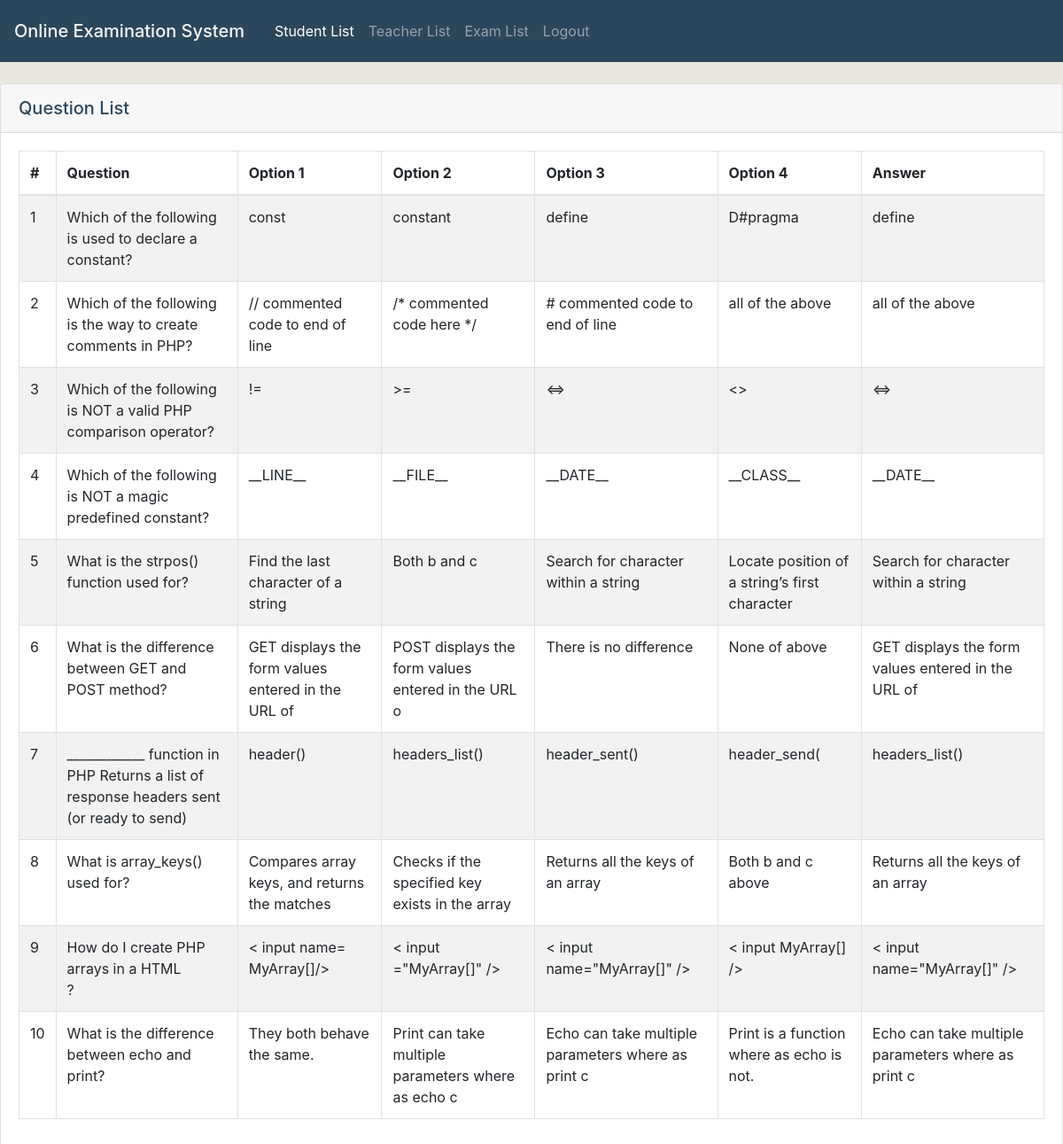
Before: /questionList.php?id=4 (signed in) with the older database file.
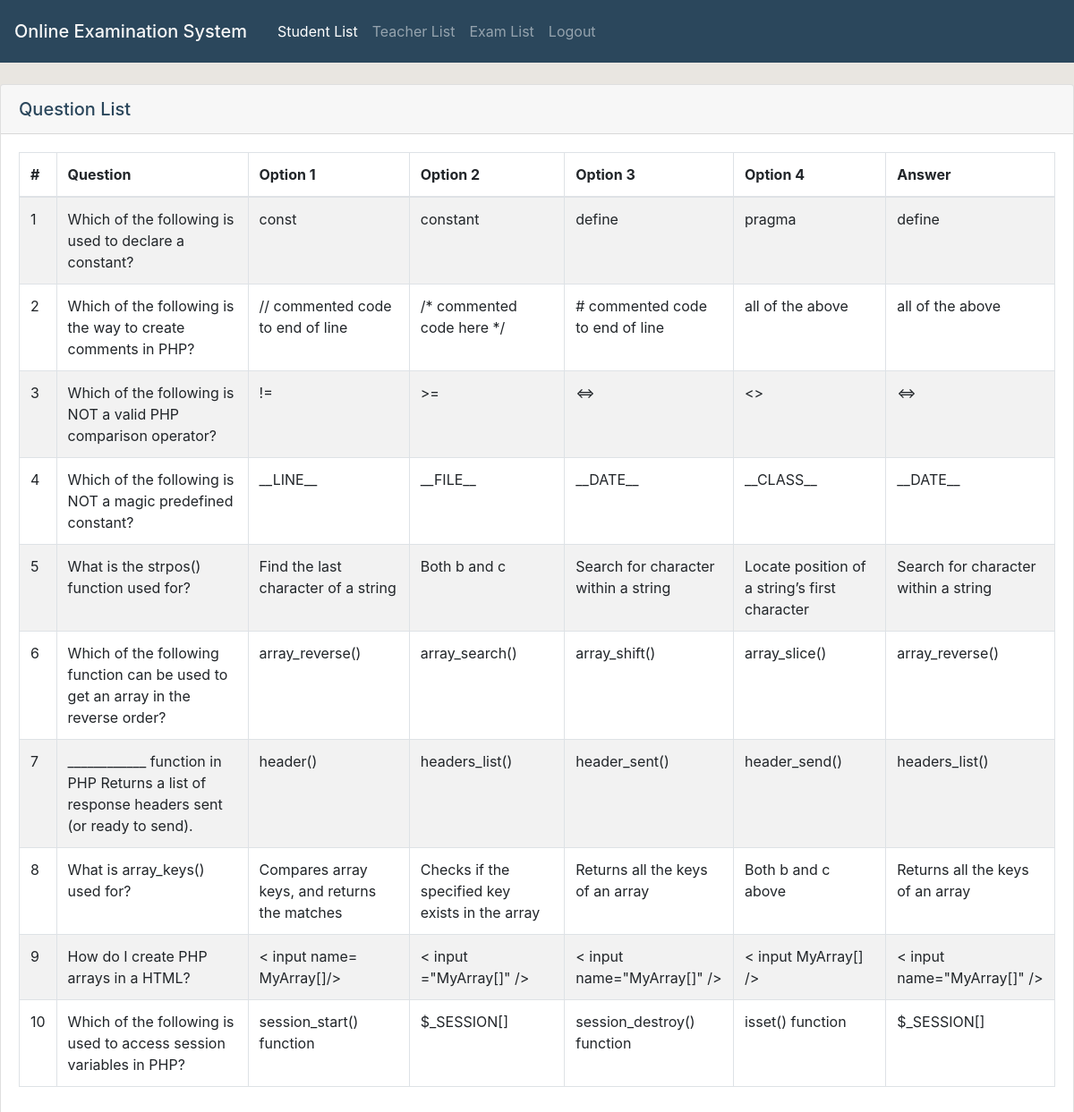
After: the same page with the newer database file.
### tables this page shows
CREATE TABLE IF NOT EXISTS `question` (
`questionID` int(11) NOT NULL,
  `examID` int(11) NOT NULL,
  `question` varchar(100) NOT NULL,
  `option1` varchar(50) NOT NULL,
  `option2` varchar(50) NOT NULL,
  `option3` varchar(50) NOT NULL,
  `option4` varchar(50) NOT NULL,
  `answer` varchar(50) NOT NULL
);

### questionList.php (the view, shortened to what this page needs)
<?php
    include "header.php";
    include "dbConnection.php";
    include "dataTable.php";
    $id = $_GET["id"];
?>
<br>
<div class="card">
    <div class="card-header" style="font-size: 20px; font-weight: 500;">
        Question List
    </div>
    <div class="card-body">
        <table class="table table-striped table-bordered" style="width: 100%;" id="question_table" cellspacing="0" width="100%">
            <thead>
                <tr>
                <th scope="col">#</th>
                <th scope="col">Question</th>
                <th scope="col">Option 1</th>
                <th scope="col">Option 2</th>
                <th scope="col">Option 3</th>
                <th scope="col">Option 4</th>
                <th scope="col">Answer</th>
                </tr>
            </thead>
            <tbody>
            <?php
                $questionQuery = mysqli_query($conn, "SELECT question, option1, option2,
                                            option3, option4, answer FROM question WHERE examID='$id'");
                $questionRow = mysqli_fetch_row($questionQuery);
                $i = 1;
                do {
                    echo "<tr><td>$i</td>";
                    echo "<td>{$questionRow[0]}</td>";
                    echo "<td>{$questionRow[1]}</td>";
                    echo "<td>{$questionRow[2]}</td>";
                    echo "<td>{$questionRow[3]}</td>";
                    echo "<td>{$questionRow[4]}</td>";
                    echo "<td>{$questionRow[5]}</td>";
                    $questionRow = mysqli_fetch_row($questionQuery);
                    $i++;
                } while ($questionRow);
            ?>
            </tbody>
        </table>
    </div>
</div>

### header.php (shortened to what this page needs)
<!DOCTYPE html>
<html>
<head>
    <link rel="stylesheet" href="https://cdn.jsdelivr.net/npm/bootstrap@4.6.0/dist/css/bootstrap.min.css">
    <link rel="stylesheet" href="css/header.css">
    <link rel="stylesheet" href="fonts/icomoon/style.css">
</head>
<body>
    <nav class="navbar navbar-expand-lg navbar-dark navbar-custom">
        <a class="navbar-brand" style="color: #F7F7F7; font-weight: 500;" href="adminHome.php">
            Online Examination System
        </a>
        <div class="collapse navbar-collapse" style="margin-left: 10px;" id="navbarNav">
          <ul class="navbar-nav">
            <?php
              if ($_SESSION["role"] == "admin") {
                echo "<li class='nav-item active'>";
                  echo "<a class='nav-link' href='adminHome.php?nav=studentList'>Student List<span class='sr-only'>(current)</span></a>";
                echo "</li>";
                echo "<li class='nav-item'>";
                  echo "<a class='nav-link' href='adminHome.php?nav=teacherList'>Teacher List</a>";
                echo "</li>";
                echo "<li class='nav-item'>";
                  echo "<a class='nav-link' href='adminHome.php?nav=examList'>Exam List</a>";
                echo "</li>";
                echo "<li class='nav-item'>";
                    echo "<a class='nav-link' href='logout.php'>Logout</a>";
                echo "</li>";
              } else if ($_SESSION["role"] == "teacher") {
                echo "<li class='nav-item active'>";
                  echo "<a class='nav-link' href='teacherHome.php?nav=examList'>Exam List</a>";
                echo "</li>";
                echo "<li class='nav-item'>";
                  echo "<a class='nav-link' href='teacherHome.php?nav=uploadTest'>Upload Test<span class='sr-only'>(current)</span></a>";
                echo "</li>";
                echo "<li class='nav-item'>";
                  echo "<a class='nav-link' href='logout.php'>Logout</a>";
                echo "</li>";
              } else if ($_SESSION["role"] == "student") {
                echo "<li class='nav-item active'>";
                  echo "<a class='nav-link' href='studentHome.php?nav=takeTest'>Take Test<span class='sr-only'>(current)</span></a>";
                echo "</li>";
                echo "<li class='nav-item'>";
                  echo "<a class='nav-link' href='studentHome.php?nav=viewHistory'>View History<span class='sr-only'>(current)</span></a>";
                echo "</li>";
                echo "<li class='nav-item'>";
                  echo "<a class='nav-link' href='logout.php'>Logout</a>";
                echo "</li>";
                echo "<li class='nav-item' class='nav justify-content-end'>";
                  echo "<a class='nav-link active justify-content-end'>";
                echo "   | Welcome, ".$_SESSION['username']." !</a>";
                echo "</li>";
              }
            ?>
          </ul>
        </div>
    </nav>
</body>
</html>

### dataTable.php (shortened to what this page needs)
<html>
<head>
    <link rel="stylesheet" type="text/css" href="https://cdn.datatables.net/v/bs4-4.1.1/dt-1.10.18/datatables.min.css"/>
</head>

### css/header.css (style rules this page uses)
body { background-color: #E9E6E1 ; color: #2B475C; }
.navbar-custom { background-color: #2B475C ; height: 70px; }

Changed rows visible on the page:
removed question: question "What is the difference between GET and POST method?", option1 "GET displays the form values entered in the URL of", option2 "POST displays the form values entered in the URL o", option3 "There is no difference", option4 "None of above", answer "GET displays the form values entered in the URL of"
removed question: question "What is the difference between echo and print?", option1 "They both behave the same.", option2 "Print can take multiple parameters where as echo c", option3 "Echo can take multiple parameters where as print c", option4 "Print is a function where as echo is not.", answer "Echo can take multiple parameters where as print c"
changed question "Which of the following is used to declare a constant?": option4 "D#pragma" → "pragma"
added question: question "Which of the following function can be used to get an array in the reverse order?", option1 "array_reverse()", option2 "array_search()", option3 "array_shift()", option4 "array_slice()", answer "array_reverse()"
changed question "header()": question "____________ function in PHP Returns a list of response headers sent (or ready to send)" → "____________ function in PHP Returns a list of response headers sent (or ready to send)."; option4 "header_send(" → "header_send()"
changed question "< input name= MyArray[]/>": question "How do I create PHP arrays in a HTML ?" → "How do I create PHP arrays in a HTML?"
added question: question "Which of the following is used to access session variables in PHP?", option1 "session_start() function", option2 "$_SESSION[]", option3 "session_destroy() function", option4 "isset() function", answer "$_SESSION[]"
